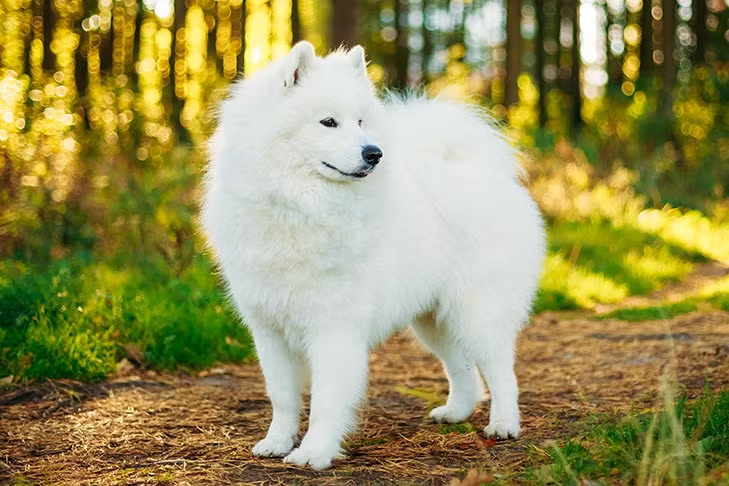
#> input picture sam.png, 729 x 486 px
$ python laplacian_svd.py --img sam.png   (older library calls are emulated)
#> lines starting #> are read from the running program, lines starting #| are printed output that depends on the picture
import argparse
import cv2 as cv
from skimage.graph import pixel_graph
from sklearn.decomposition import TruncatedSVD
from sklearn.decomposition import SparsePCA
import matplotlib.pyplot as plt
import pandas as pd
import numpy as np
import scipy.sparse.csgraph as csg

def size_reducer(img, biggest_length):
    h, w = img.shape[:2]
    if max(h, w) > biggest_length:
        if h > w:
            new_h = biggest_length
            new_w = int(w * biggest_length / h)
        else:
            new_w = biggest_length
            new_h = int(h * biggest_length / w)
        img = cv.resize(img, (new_w, new_h))
    return img

def main(args):
    img = cv.imread(args.img, cv.IMREAD_GRAYSCALE)
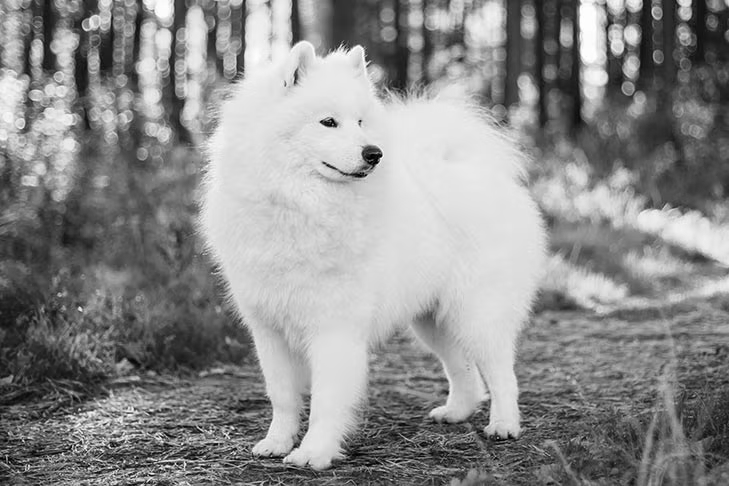
#> img: shape (486, 729); min 0, max 255, mean 140.3
    img = size_reducer(img, args.biggest_length)
#> in size_reducer, `img = cv.resize(img, (new_w, new_h))`:
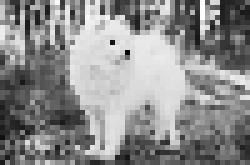
#> img: shape (33, 50) (shown 5 times larger); min 6, max 253, mean 140.5

    img_graph = pixel_graph(img, connectivity=2)
    img_graph = img_graph[0].astype(np.float32)
    laplacian = csg.laplacian(img_graph, normed=True)

    pca = TruncatedSVD(n_components=3)

    # image = m*n. laplacian = (m*n) * (m*n) * 32 bytes
    reconst_laplacian = pca.inverse_transform(pca.fit_transform(laplacian)) # forced dense are you serious


if __name__ == "__main__":
    parser = argparse.ArgumentParser()
    parser.add_argument("--img", type=str, required=True, help="Input file path")
    parser.add_argument("--biggest_length", type=int, default=50, help="Resize the biggest length to this value")

    args = parser.parse_args()
    main(args)
